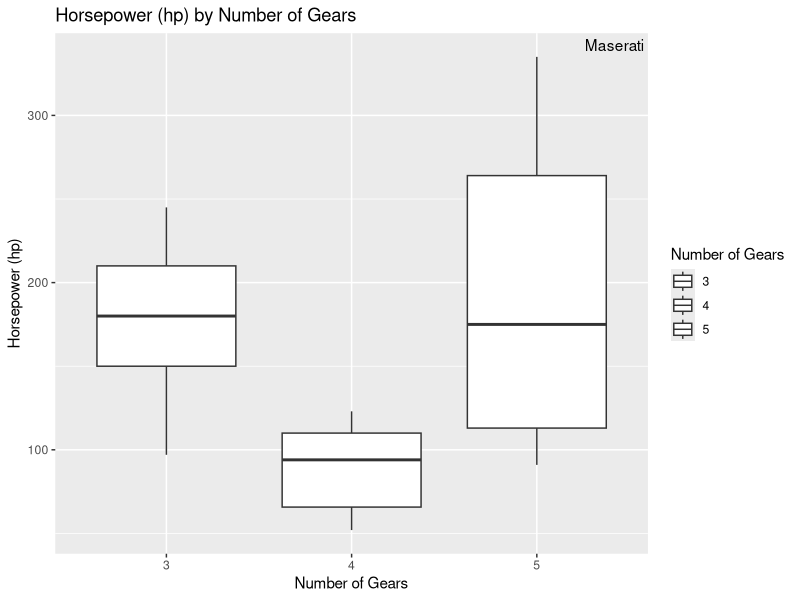

R code for this plot:
#Box plot
library(ggplot2)

ggplot(mtcars, aes(x = factor(gear), y = hp, shape = factor(gear))) +
  geom_boxplot() +
  labs(title = "Horsepower (hp) by Number of Gears",
       x = "Number of Gears",
       y = "Horsepower (hp)") +
  scale_shape_manual(values = c("3" = 1, "4" = 2, "5" = 3)) +
  guides(shape = guide_legend(title = "Number of Gears")) +
  geom_text(data = mtcars[mtcars$hp > quantile(mtcars$hp, 0.75) + 1.5*IQR(mtcars$hp),],
            aes(label = rownames(mtcars[mtcars$hp > quantile(mtcars$hp, 0.75) + 1.5*IQR(mtcars$hp),])),
            vjust = -0.5, hjust = -0.5)